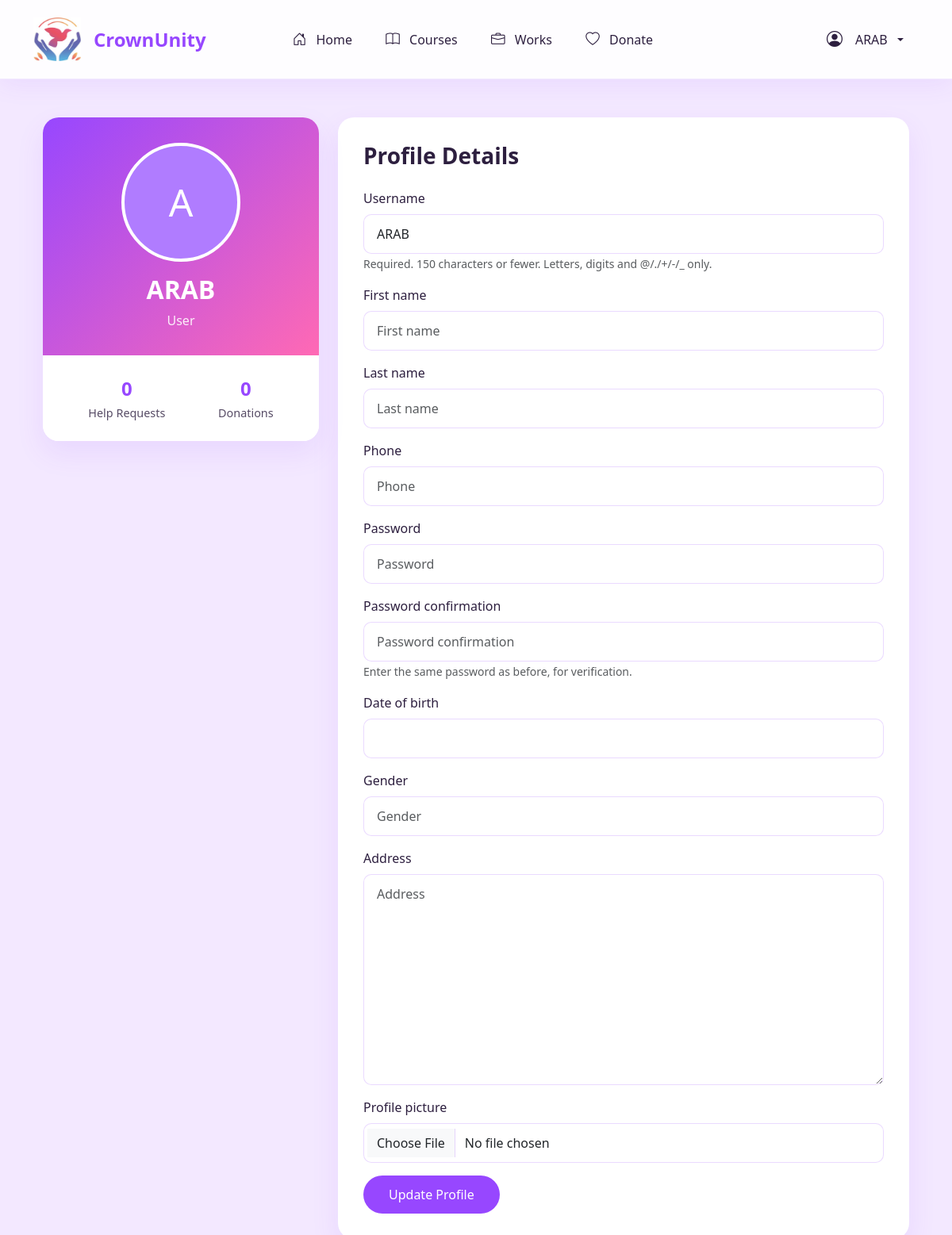
The app's page /profile/ (signed in) with its own data.
### gender/models.py (models this page shows)
class User(AbstractUser):
    ROLES = (
        ('admin', 'Administrator'),
        ('user', 'User'),
        ('volunteer', 'Volunteer'),
        ('donor', 'Donor'),
    )
    phone = models.CharField(max_length=20, blank=True)
    role = models.CharField(max_length=10, choices=ROLES, default='user')
    registration_date = models.DateTimeField(default=timezone.now)

class UserProfile(models.Model):
    user = models.OneToOneField(User, on_delete=models.CASCADE)
    date_of_birth = models.DateField(null=True, blank=True)
    gender = models.CharField(max_length=10, blank=True)
    address = models.TextField(blank=True)
    profile_picture = models.ImageField(upload_to='profile_pics/', blank=True)

### gender/views.py (the view, shortened to what this page needs)
# urls.py: path('profile/', ProfileView.as_view(), name='profile'),
class ProfileView(LoginRequiredMixin, UpdateView):
    model = User
    template_name = 'gender/profile.html'
    success_url = reverse_lazy('profile')
    fields = ['username', 'first_name', 'last_name', 'phone']  # Required fields for UpdateView
    def get_object(self, queryset=None):
        return self.request.user
    def get_context_data(self, **kwargs):
        context = super().get_context_data(**kwargs)
        user = self.request.user
        profile, created = UserProfile.objects.get_or_create(user=user)
        context['user_form'] = CustomUserCreationForm(instance=user, initial={
            'username': user.username,
            'first_name': user.first_name,
            'last_name': user.last_name,
            'phone': user.phone,
        })
        context['profile_form'] = UserProfileForm(instance=profile)
        context['help_requests_count'] = HelpRequest.objects.filter(user=user).count()
        context['donations_count'] = Donation.objects.filter(donor=user).count()
        recent_activities = []
        help_requests = HelpRequest.objects.filter(user=user).order_by('-created_at')[:5]
        donations = Donation.objects.filter(donor=user).order_by('-donation_date')[:5]
        forum_topics = ForumTopic.objects.filter(author=user).order_by('-creation_date')[:5]
        recent_activities.sort(key=lambda x: x['date'], reverse=True)
        context['recent_activities'] = recent_activities[:10]
        return context

### gender/forms.py
class CustomUserCreationForm(UserCreationForm):
    class Meta(UserCreationForm.Meta):
        model = User
        fields = ('username', 'first_name', 'last_name', 'phone')

class UserProfileForm(forms.ModelForm):
    class Meta:
        model = UserProfile
        fields = ('date_of_birth', 'gender', 'address', 'profile_picture')

### gender/templates/gender/profile.html (shortened to what this page needs)
{% extends 'gender/base.html' %}
{% load django_bootstrap5 %}
{% block content %}
<div class="container mt-5">
    <div class="row">
        <div class="col-md-4">
            <div class="profile-card">
                <div class="profile-header">
                    {% if user.userprofile.profile_picture %}
                        <img src="{{ user.userprofile.profile_picture.url }}" alt="Profile Picture" class="profile-picture">
                    {% else %}
                        <div class="profile-picture-placeholder">
                            {{ user.username|make_list|first|upper }}
                        </div>
                    {% endif %}
                    <h2 class="profile-name">{{ user.get_full_name|default:user.username }}</h2>
                    <p class="profile-role">{{ user.get_role_display }}</p>
                </div>
                <div class="profile-stats">
                    <div class="stat-item">
                        <span class="stat-value">{{ help_requests_count }}</span>
                        <span class="stat-label">Help Requests</span>
                    </div>
                    <div class="stat-item">
                        <span class="stat-value">{{ donations_count }}</span>
                        <span class="stat-label">Donations</span>
                    </div>
                </div>
            </div>
        </div>
        <div class="col-md-8">
            <div class="profile-details-card">
                <h3 class="section-title">Profile Details</h3>
                <form method="post" enctype="multipart/form-data" class="profile-form">
                    {% bootstrap_form user_form %}
                    {% bootstrap_form profile_form %}
                    <button type="submit" class="btn update-button">Update Profile</button>
                </form>
            </div>
        </div>
    </div>
</div>
{% endblock %}

### gender/templates/gender/base.html (shortened to what this page needs)
<!DOCTYPE html>
<html lang="en">
<head>
    {% load static %}
    {% load django_bootstrap5 %}
    {% bootstrap_css %}
    <link rel="stylesheet" href="https://cdn.jsdelivr.net/npm/bootstrap-icons@1.11.3/font/bootstrap-icons.min.css">
</head>
<body>
    <nav class="navbar navbar-expand-lg">
        <div class="container">
            <a class="navbar-brand" href="{% url 'landing' %}">
                <img style="height:55px;width: 60px;" src="{% static "gender/logo.jpg" %}" alt="">
                <p> </p>CrownUnity
            </a>
            <div class="collapse navbar-collapse" id="navbarNav">
                {% if user.is_authenticated %}
                <ul class="navbar-nav">
                    <li class="nav-item">
                        <a class="nav-link" href="{% url 'home' %}">
                            <i class="bi bi-house-door"></i> Home
                        </a>
                    </li>
                    <li class="nav-item">
                        <a class="nav-link {% if request.resolver_match.url_name == 'courses' %}active{% endif %}"
                           href="{% url 'courses' %}">
                            <i class="bi bi-book"></i> Courses
                        </a>
                    </li>
                    <li class="nav-item">
                        <a class="nav-link {% if request.resolver_match.url_name == 'work_list' %}active{% endif %}"
                           href="{% url 'work_list' %}">
                            <i class="bi bi-briefcase"></i> Works
                        </a>
                    </li>
                    <li class="nav-item">
                        <a class="nav-link" href="{% url 'donate' %}">
                            <i class="bi bi-heart"></i> Donate
                        </a>
                    </li>
                </ul>
                {% endif %}
                <div class="nav-auth-buttons">
                    {% if user.is_authenticated %}
                        <div class="nav-item dropdown profile-dropdown">
                            <a class="nav-link dropdown-toggle" href="#" id="navbarDropdown" role="button" data-bs-toggle="dropdown" aria-expanded="false">
                                <i class="bi bi-person-circle fs-5"></i>
                                <span>{{ user.username }}</span>
                            </a>
                        </div>
                    {% endif %}
                </div>
            </div>
        </div>
    </nav>
    <div class="container mt-4">
        {% block content %}{% endblock %}
    </div>
</body>
</html>

### gender/templates/gender/base.html (style rules this page uses)
:root { --primary-purple: #9747FF; --secondary-purple: #B07CFF; --light-purple: #F3E8FF; --accent-pink: #FF69B4; --text-dark: #2D1F3F; }
body { font-family: 'Segoe UI', system-ui, -apple-system, sans-serif; background-color: var(--light-purple); min-height: 100vh; top: 0 !important; }
.navbar { background: rgba(255, 255, 255, 0.9) !important; backdrop-filter: blur(10px); box-shadow: 0 4px 30px rgba(151, 71, 255, 0.1); border-bottom: 1px solid rgba(151, 71, 255, 0.1); padding: 1.5rem 0; transition: all 0.3s ease; position: relative; z-index: 1000; height: 100px; }
.navbar-brand { font-weight: 700; font-size: 1.5rem; color: var(--primary-purple) !important; display: flex; align-items: center; gap: 0.5rem; transition: all 0.3s ease; }
.nav-link { color: var(--text-dark) !important; font-weight: 500; padding: 0.5rem 1rem; border-radius: 10px; transition: all 0.3s ease; margin: 0 0.2rem; }
.nav-link i { margin-right: 0.5rem; font-size: 1.1rem; }
.nav-auth-buttons { margin-left: auto; display: flex; align-items: center; gap: 10px; position: relative; }
.profile-dropdown { position: relative; }
.profile-dropdown .nav-link { display: flex; align-items: center; gap: 0.5rem; padding: 0.5rem 1rem; border-radius: 50px; transition: all 0.3s ease; }
.navbar-nav { margin: 0 auto; display: flex; gap: 20px; }
.nav-item { display: flex; align-items: center; }
.navbar-brand { animation: fadeIn 0.5s ease-out; }
.nav-link { animation: slideIn 0.5s ease-out; animation-fill-mode: both; }
.nav-item:nth-child(1) .nav-link { animation-delay: 0.1s; }
.nav-item:nth-child(2) .nav-link { animation-delay: 0.2s; }
.nav-item:nth-child(3) .nav-link { animation-delay: 0.3s; }
.nav-item:nth-child(4) .nav-link { animation-delay: 0.4s; }

### gender/templates/gender/profile.html (style rules this page uses)
.profile-card { background: rgba(255, 255, 255, 0.9); backdrop-filter: blur(10px); border-radius: 20px; box-shadow: 0 15px 35px rgba(151, 71, 255, 0.1); overflow: hidden; margin-bottom: 2rem; }
.profile-header { padding: 2rem; text-align: center; background: linear-gradient(135deg, var(--primary-purple), var(--accent-pink)); color: white; }
.profile-picture-placeholder { width: 150px; height: 150px; border-radius: 50%; background: var(--secondary-purple); display: flex; align-items: center; justify-content: center; font-size: 3rem; color: white; margin: 0 auto 1rem; border: 4px solid white; }
.profile-name { margin-bottom: 0.5rem; font-weight: 600; }
.profile-role { opacity: 0.9; margin-bottom: 0; }
.profile-stats { display: flex; justify-content: space-around; padding: 1.5rem; background: white; }
.stat-item { text-align: center; }
.stat-value { display: block; font-size: 1.5rem; font-weight: 600; color: var(--primary-purple); }
.stat-label { font-size: 0.9rem; color: var(--text-dark); opacity: 0.8; }
.profile-details-card { background: white; border-radius: 20px; padding: 2rem; box-shadow: 0 15px 35px rgba(151, 71, 255, 0.1); }
.section-title { color: var(--text-dark); margin-bottom: 1.5rem; font-weight: 600; }
.profile-form { max-width: 100%; }
.update-button { background: var(--primary-purple); border: none; color: white; padding: 0.75rem 2rem; border-radius: 50px; font-weight: 500; transition: all 0.3s ease; }
.form-control { border-radius: 10px; border: 1px solid rgba(151, 71, 255, 0.2); padding: 0.75rem 1rem; }
.form-label { color: var(--text-dark); font-weight: 500; }

### records on screen
User: username "ARAB", username|make_list "A", get_full_name "ARAB", role "User"

### other values on screen
{{ help_requests_count }} "0"
{{ donations_count }} "0"
